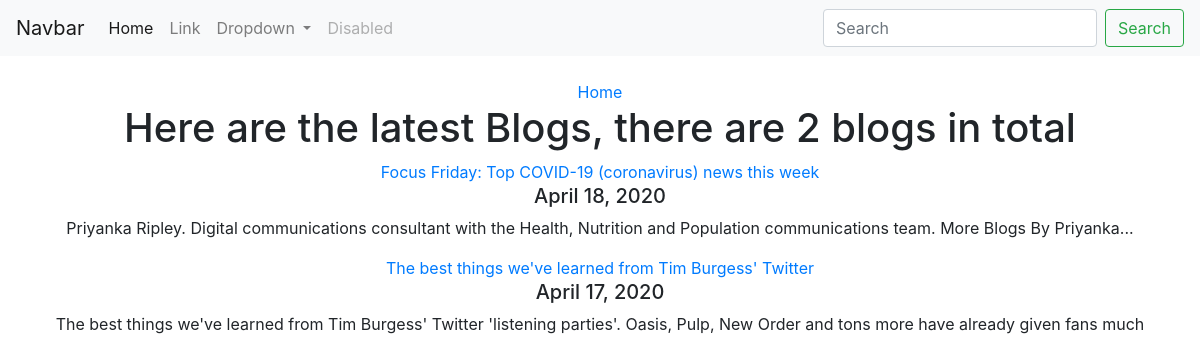
Screenshot of /blog/ with the database file from the repository.
### blog/models.py (models this page shows)
class BlogData(models.Model):
	title = models.CharField(max_length=200)
	title_link = models.URLField()
	description = models.TextField()
	date = models.DateField()

### blog/views.py (the view)
# urls.py: path('', views.all_blogs, name='all_blogs'),
def all_blogs(request):
	blogdatas = BlogData.objects.all()
	return render(request,'blog/all_blogs.html', {'blogdatas':blogdatas})

### blog/templates/blog/all_blogs.html
{% extends 'portfolio/base.html' %}
{% block content %}
<div class="contaner text-center">
	<br>
		<a href="{% url 'landing' %}">Home</a>
	<br>
	<h1>Here are the latest Blogs, there are {{ blogdatas.count }} blog{{ blogdatas.count|pluralize }} in total</h1>
	{% for blogdata in blogdatas %}
	<a href="{% url 'blog:blog_detail' blogdata.id %}">{{ blogdata.title}}</a>
	<h5>{{ blogdata.date }}</h5>
	<p>{{ blogdata.description }}</p>
	{% endfor %}
</div>
{% endblock %}

### rows the page displays
BlogData: title "Focus Friday: Top COVID-19 (coronavirus) news this week", date "April 18, 2020", description "Priyanka Ripley. Digital communications consultant with the Health, Nutrition and Population communications team. More Blogs By Priyanka..."
BlogData: title "The best things we've learned from Tim Burgess' Twitter", date "April 17, 2020", description "The best things we've learned from Tim Burgess' Twitter 'listening parties'. Oasis, Pulp, New Order and tons more have already given fans much"

### other values shown
{{ blogdatas.count }} "2"
